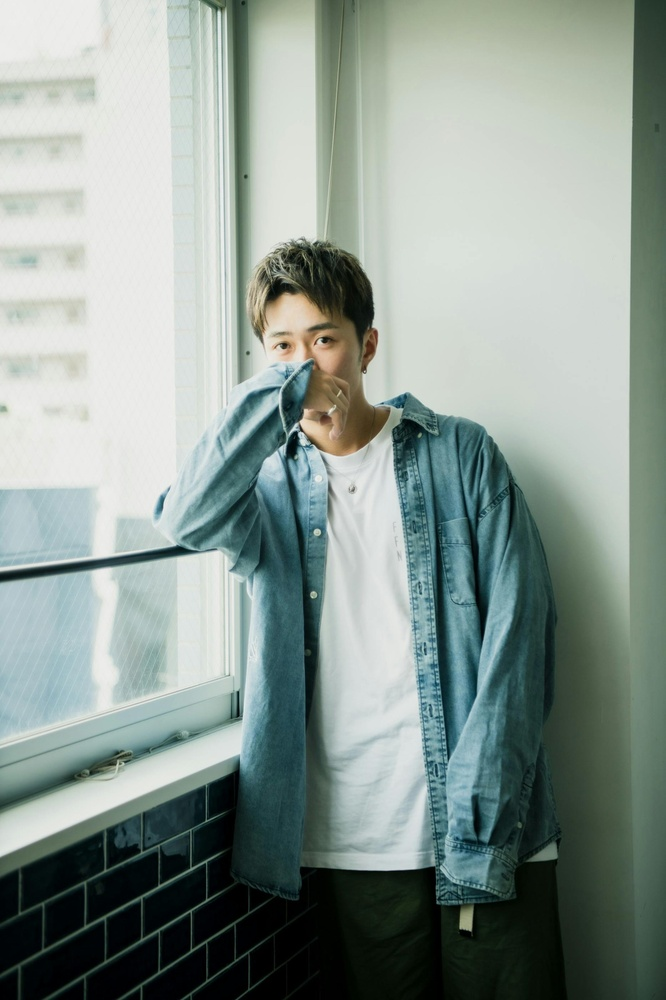
%> input picture LR3/data/3.jpg, 666 x 1000 px, shrunk from 1866 x 2800 before the run, given in place of 1.jpg, which was not available
$ octave lr2_5_6.m   (GNU Octave 9; MATLAB toolbox functions it lacks are replaced by stand-ins)
%> lines starting %> are read from the running program, lines starting %| are printed output that depends on the picture; pictures that were not available may be replaced by others from this repository, and a replacement may not be noted
imagePath1 = 'C:\Users\user\Desktop\Обр. сигн та зобр\LR2\data\1.jpg';
imagePath2 = 'C:\Users\user\Desktop\Обр. сигн та зобр\LR2\data\2.jpg';

image1 = imread(imagePath1);
%> image1 is the input picture: size 1000x666x3 uint8; mean R, G, B 138.2, 151.6, 145.3
image2 = imread(imagePath2);
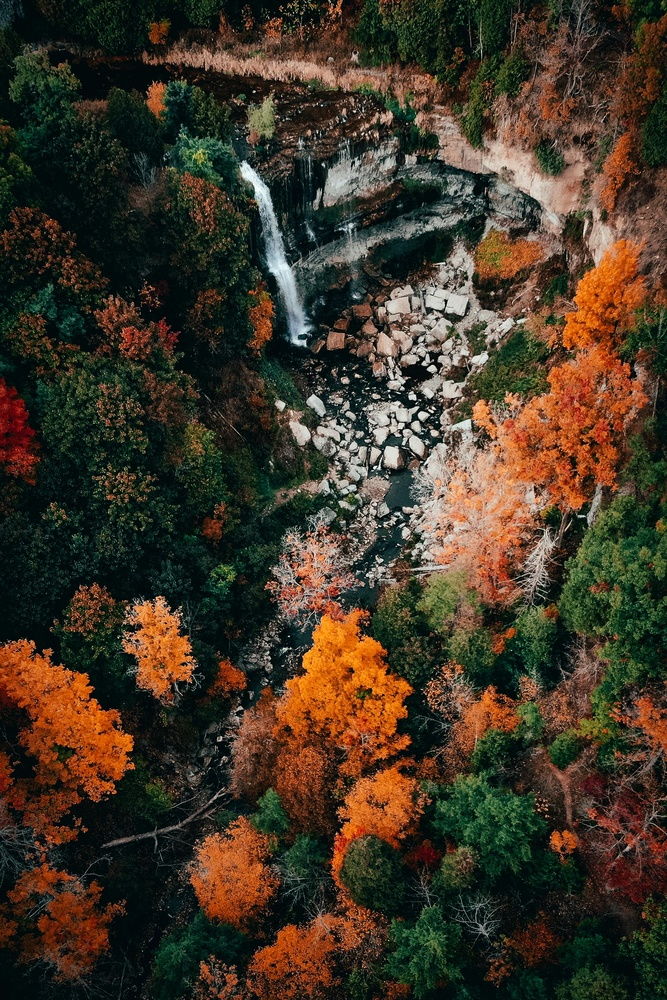
%> input picture LR3/data/2.jpg, 667 x 1000 px, shrunk from 1836 x 2754 before the run
%> image2 is the input picture: size 1000x667x3 uint8; mean R, G, B 66.3, 55.1, 39.6

% Визначення віконного фільтру для низьких частот
lowPassFilter = fspecial('average', [3, 3]); % Визначення фільтру середнього значення 3x3, можна змінити розмір

% Визначення віконного фільтру для високих частот
highPassFilter = fspecial('laplacian', 0.2); % Визначення лапласіана, можна змінити параметри

% Застосування фільтрів
filteredImage1_low = imfilter(image1, lowPassFilter);
filteredImage1_high = imfilter(image1, highPassFilter);
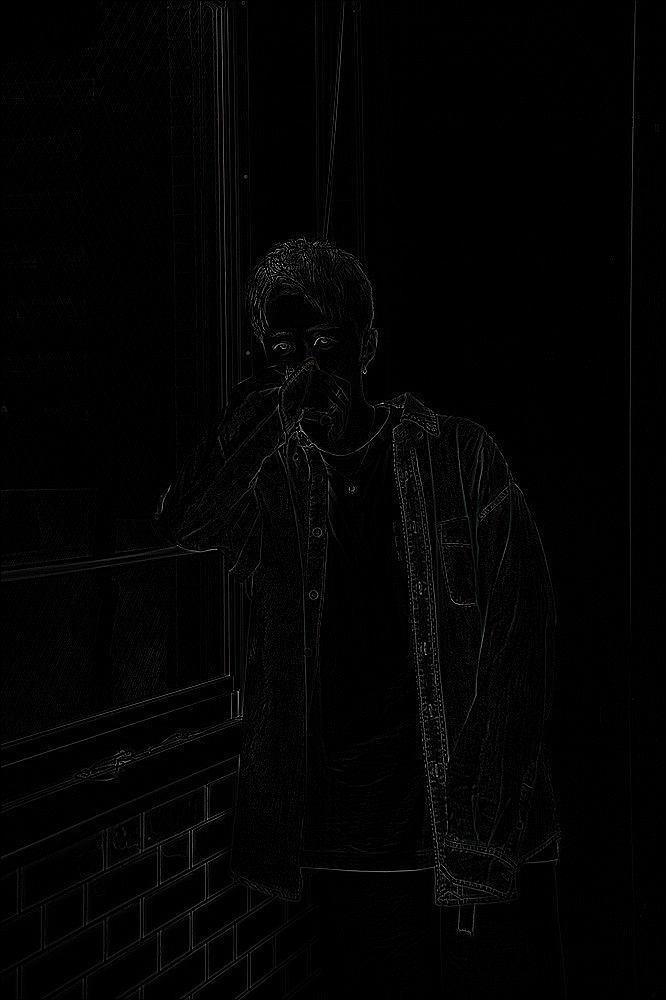
%> filteredImage1_high: size 1000x666x3 uint8; mean R, G, B 2.9, 2.9, 3

filteredImage2_low = imfilter(image2, lowPassFilter);
filteredImage2_high = imfilter(image2, highPassFilter);
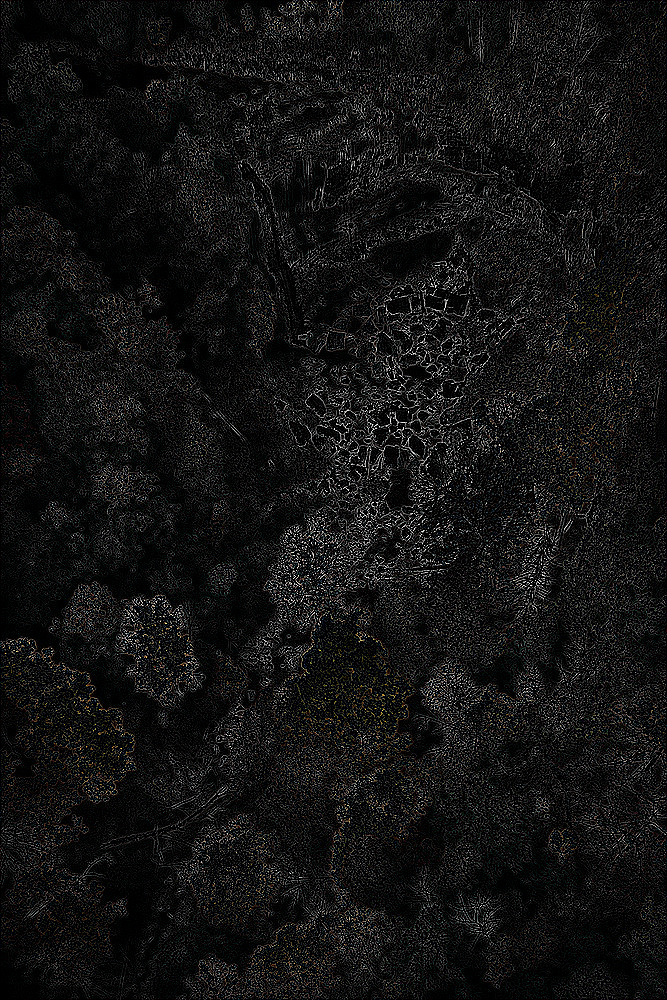
%> filteredImage2_high: size 1000x667x3 uint8; mean R, G, B 19.6, 19.5, 19.2

% Відобреження результатів фільтрації
figure;
subplot(2, 3, 1);
imshow(image1);
title('Оригінальне зображення 1');

subplot(2, 3, 2);
imshow(filteredImage1_low);
title('Фільтр низьких частот');

subplot(2, 3, 3);
imshow(filteredImage1_high);
title('Фільтр високих частот');

subplot(2, 3, 4);
imshow(image2);
title('Оригінальне зображення 2');

subplot(2, 3, 5);
imshow(filteredImage2_low);
title('Фільтр низьких частот');

subplot(2, 3, 6);
imshow(filteredImage2_high);
title('Фільтр високих частот');
